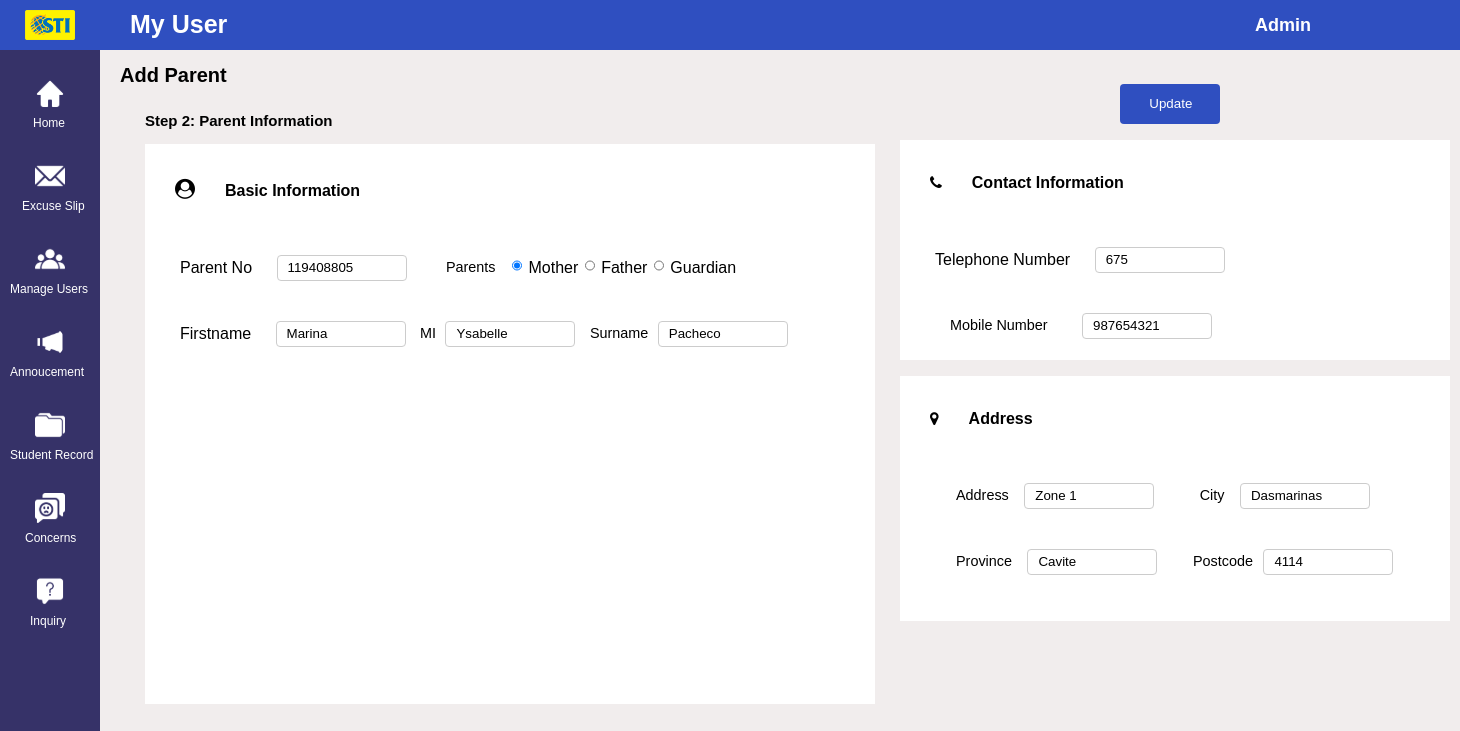
The app's page /Admin/Parent_Update.php?id=119408805 with its own data.
### tables this page shows
CREATE TABLE `parent` (
  `Parent_ID` int(255) NOT NULL,
  `Student_ID` int(255) NOT NULL,
  `Credential_ID` int(255) NOT NULL,
  `First_Name` varchar(500) NOT NULL,
  `Middle_Name` varchar(500) NOT NULL,
  `Last_Name` varchar(500) NOT NULL,
  `Birthdate` date NOT NULL,
  `Gender` varchar(100) NOT NULL,
  `Address` varchar(500) NOT NULL,
  `City` varchar(200) NOT NULL,
  `Province` varchar(200) NOT NULL,
  `Postcode` int(100) NOT NULL,
  `Telephone_No` int(255) NOT NULL,
  `Mobile_No` int(255) NOT NULL
);

### Admin/Parent_Update.php (the view, shortened to what this page needs)
<?php
require 'config.php';
?>
<!doctype html>
<html lang="en">
<head>
    <link rel="stylesheet" href="Parent_Update.css">
    <link rel="stylesheet" href="https://stackpath.bootstrapcdn.com/font-awesome/4.7.0/css/font-awesome.min.css">
</head>
<body>
    <div class="container">
            <div class="navigation">
                <ul>
                <li>
                    <a href="">
                    </a>
                </li>
                <li>
                    <a href="dash.php">
                    <span class="icon"><img src="images/sidebar_menu/Home.svg" alt=""></span>
                    <span class="title1" ><br>Home</span>
                    </a>
                </li>
                <li>
                    <a href="Lists_of_Excuse_Letter.php">
                    <span class="icon"><img src="images/sidebar_menu/Excuse_slip.svg" alt=""></span>
                    <span class="title2" ><br>Excuse Slip</span>
                    </a>
                </li>
                <li>
                    <a href="">
                    <span class="icon"><img src="images/sidebar_menu/Manage_Users.svg" alt=""></span>
                    <span class="title" ><br>Manage Users</span>
                    </a>
                </li>
                <li>
                    <a href="Lists_of_Announcement.php">
                    <span class="icon"><img src="images/sidebar_menu/Announcement.svg" alt=""></span>
                    <span class="title" ><br>Annoucement</span>
                    </a>
                </li>
                <li>
                    <a href="Student_Record.php">
                    <span class="icon"><img src="images/sidebar_menu/Student_Record.svg" alt=""></span>
                    <span class="title" ><br>Student Record</span>
                    </a>
                </li>
                <li>
                    <a href="Lists_of_Concern.php">
                    <span class="icon"><img src="images/sidebar_menu/Concerns.svg" alt=""></span>
                    <span class="title3" ><br>Concerns</span>
                    </a>
                </li>
                <li>
                    <a href="Lists_of_Inquiries.php">
                    <span class="icon"><img src="images/sidebar_menu/Inquiry.svg" alt=""></span>
                    <span class="title4" ><br>Inquiry</span>
                    </a>
                </li>
            </ul>
        </div>
        <div class="main">
            <span id="logo"><img src="images/sti_logo.png" alt=""></span>
            <div class="topbar">
                <div class="toptitle">
                    <h2>My User</h2>
                </div>
                <div class="icons">
                </div>
                <div class="icons1">
                    <h3>Admin</h3>
                    <i class="fa fa-angle-down"></i></div>
                </div>
           </div>
            <div class="main1">
                    <div class="title2">
                      <h1>Add Parent</h1>
                     <h4> Step 2: Parent Information</h4>
                     <span class="create">
                     <form action="code.php" method="POST">
                            <input type="submit" name="update_parent" class="btn btn-primary btn-lg" value="Update" style=" position:absolute; margin-top: -80px; margin-left: 1000px;">
                        </span>
                    </div>
                    <div class="bsinfo">
                    <h4><i class='fa fa-user-circle'></i>Basic Information</h4>
                        <div class="info">
                    <?php
                                    if(isset($_GET['id']))
                                    {
                                        $parent_id = mysqli_real_escape_string($link, $_GET['id']);
                                        $query = "SELECT * FROM parent WHERE Parent_ID='$parent_id' ";
                                        $query_run = mysqli_query($link, $query);
                                        if(mysqli_num_rows($query_run) > 0)
                                        {
                                            $parent = mysqli_fetch_array($query_run);
                                            ?>
                        <label for="Student No">Parent No</label> <span id="btk"> <input type="text" placeholder="" name="parent_id" value="<?= $parent['Parent_ID']; ?>" readonly></span>
                            <label for="Gender">Parents</label>
                          <input type="radio" name="pgender" value="Mother"
                          <?php
                                    if($parent['Gender'] == "Mother")
                                    {
                                        echo "checked";
                                    }
                                ?>> Mother
                          <input type="radio" name="pgender" value="Father"
                          <?php
                                    if($parent['Gender'] == "Father")
                                    {
                                        echo "checked";
                                    }
                                ?>> Father
                            <input type="radio" name="pgender" value="Guardian"
                          <?php
                                    if($parent['Gender'] == "Guardian")
                                    {
                                        echo "checked";
                                    }
                                ?>> Guardian
                         <br> <label for="Firstname">Firstname</label> <span id="btk"> <input type="text" placeholder="" name="pfirstname" value="<?= $parent['First_Name']; ?>"></span>
                      <label for="MI">MI</label> <span id="btk"> <input type="text" placeholder="" name="pmiddlename" value="<?= $parent['Middle_Name']; ?>"></span>
                           <label for="Surname">Surname</label> <span id="btk"> <input type="text" placeholder="" name="plastname" value="<?= $parent['Last_Name']; ?>"></span></br>
                      <br>
                        </div>
                    </div>
                </div>
                </div>
<br>
                <div class="bsinfo1" >
                        <h4><i class="fa fa-phone" style="font-size:15px"></i>Contact Information</h4>
                        <div class="info">
                           <label for="Telephone ">Telephone Number</label> <span id="btk"> <input type="text" placeholder="" name="ptelno" value="<?= $parent['Telephone_No']; ?>"></span>
                           <br>
                            <label for="Mobile">Mobile Number</label> <span id="btk"> <input type="text" placeholder="" name="pmobileno" value="<?= $parent['Mobile_No']; ?>"></span>
                    </div>
                </div>
<br>
                <div class="bsinfo2">
                        <h4><i class="fa fa-map-marker" style="font-size:15px"> </i>Address</h4>
                        <div class="info">
                           <label for="Address">Address</label> <span id="btk"> <input type="text" placeholder="" name="paddress" value="<?= $parent['Address']; ?>"></span>
                            <label for="City">City</label> <span id="btk"> <input type="text" placeholder="" name="pcity" value="<?= $parent['City']; ?>"></span>
                      <br><label for="Province">Province</label> <span id="btk"> <input type="text" placeholder="" name="pprovince" value="<?= $parent['Province']; ?>"></span>
                       <label for="Postcode">Postcode</label> <span id="btk"> <input type="text" placeholder="" name="ppostcode" value="<?= $parent['Postcode']; ?>"></span>
                    </div>
                </div>
                <?php
                        }
                        else
                        {
                            echo "<h4>No Such Id Found</h4>";
                        }
                    }
                    ?>
         <br>
                </body>
                </html>

### records on screen
parent: parent_id "119408805", Gender "☑", pfirstname "Marina", pmiddlename "Ysabelle", plastname "Pacheco", ptelno "675", pmobileno "987654321", paddress "Zone 1", pcity "Dasmarinas", pprovince "Cavite", ppostcode "4114"
